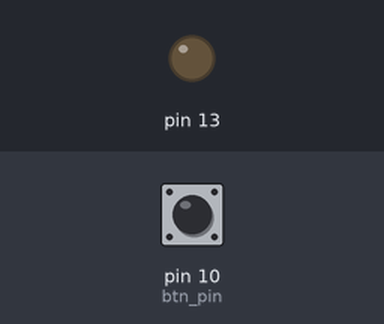
The sketch below on a simulated Arduino Uno, built with avr-gcc and run on an emulated ATmega328P. Parts: output pins drawn as LEDs (lit = HIGH). The inputs (shaded band) are chosen by the test bench; at power-on: pin 10 (btn_pin) HIGH. What the sketch prints to the serial monitor is not drawn.

Above: at 1.2 s.
1.3 s: pin 10 (btn_pin) pulled LOW for 0.15 s
At 1.38 s:
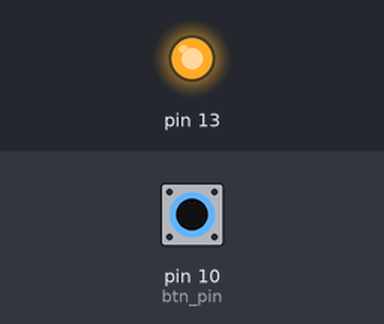
2.9 s: pin 10 (btn_pin) pulled LOW for 3.2 s
At 7.3 s:
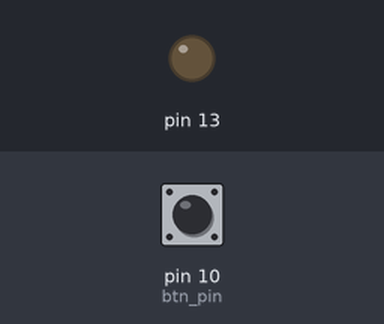
Timing chart, 0 to 8.8 s (numbered marks = the images above; inputs shaded):
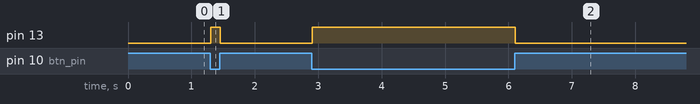

The sketch:

switch_pullup_tets.ino
```cpp
const int btn_pin = 10;

void setup() {
  //start serial connection
  Serial.begin(9600);
  //configure pin 2 as an input and enable the internal pull-up resistor
  pinMode(btn_pin, INPUT_PULLUP);
  pinMode(13, OUTPUT);
}

void loop() {
  //read the pushbutton value into a variable
  int sensorVal = digitalRead(btn_pin);
  //print out the value of the pushbutton
  Serial.println(sensorVal);

  // Keep in mind the pull-up means the pushbutton's logic is inverted. It goes
  // HIGH when it's open, and LOW when it's pressed. Turn on pin 13 when the
  // button's pressed, and off when it's not:
  if (sensorVal == HIGH) {
    digitalWrite(13, LOW);
  } else {
    digitalWrite(13, HIGH);
  }         // waits for a second
}
```

Measured:
- after the input at 1.3 s, pin 13: LOW → HIGH at once, → LOW 0.15 s later
- after the input at 2.9 s, pin 13: LOW → HIGH at once, → LOW 3.2 s later
